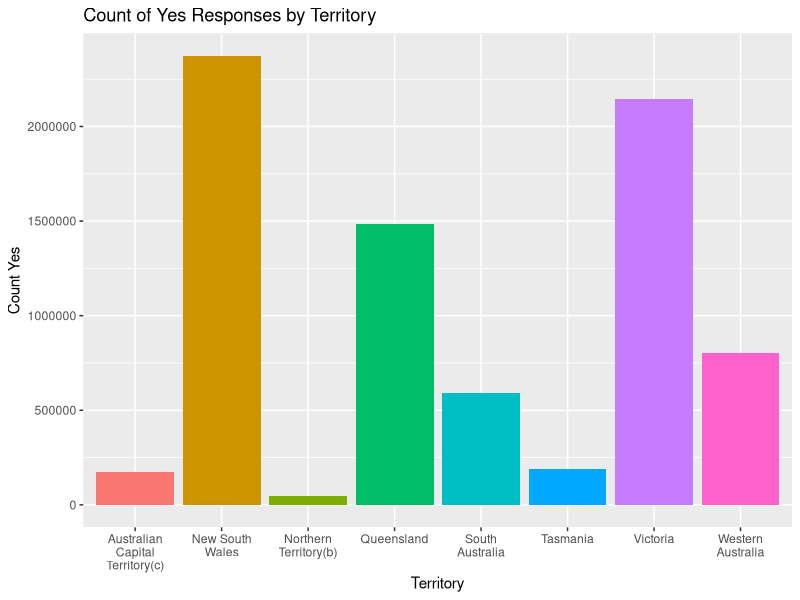
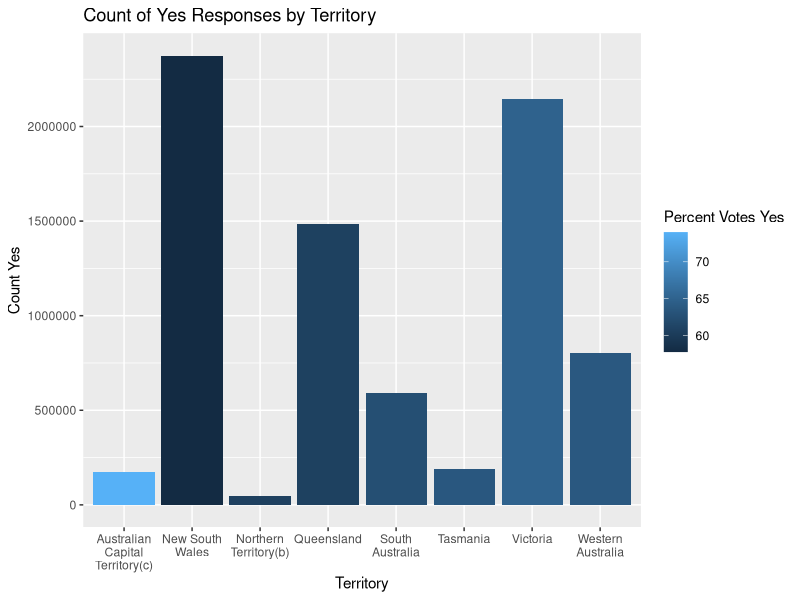
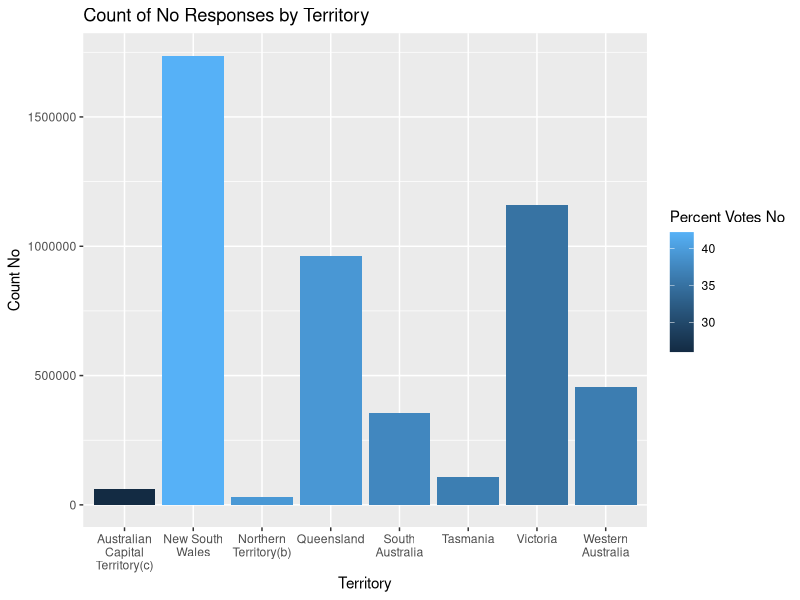

Reproduce these figures in R, in order.
## ---- chunk 1
#| label: setup
#| warning: false
#| message: false

library(tidyverse)
library(ggplot2)

knitr::opts_chunk$set(echo = TRUE, warning=FALSE, message=FALSE)
## ---- chunk 2
#| label: read data
australian_marriage <- read.csv("_data/australian_marriage_tidy.csv")
australian_marriage
## ---- chunk 3
#| label: pivot data
australian_marriage <- australian_marriage %>%
  pivot_wider(names_from = resp, values_from = c(count, percent)) 
australian_marriage
## ---- chunk 4
#| label: plot yes reponses
ggplot(australian_marriage, aes(x = str_wrap(territory, width = 10), y = count_yes, fill = territory)) +
  geom_bar(stat = "identity") + 
  labs(title = "Count of Yes Responses by Territory", x = "Territory", y = "Count Yes") + 
  guides(fill = FALSE)
## ---- chunk 5
#| label: plot yes reponses with percent
ggplot(australian_marriage, aes(x = str_wrap(territory, width = 10), y = count_yes, fill = percent_yes)) +
  geom_bar(stat = "identity") + 
  labs(title = "Count of Yes Responses by Territory", x = "Territory", y = "Count Yes", fill = "Percent Votes Yes")
## ---- chunk 6
#| label: plot no reponses with percent
ggplot(australian_marriage, aes(x = str_wrap(territory, width = 10), y = count_no, fill = percent_no)) +
  geom_bar(stat = "identity") + 
  labs(title = "Count of No Responses by Territory", x = "Territory", y = "Count No", fill = "Percent Votes No")
